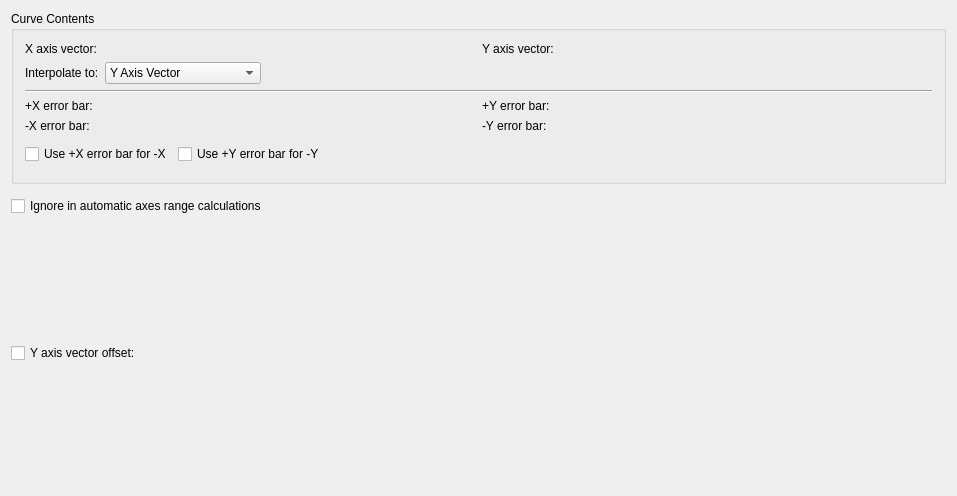
<?xml version="1.0" encoding="UTF-8"?>
<ui version="4.0">
 <exportmacro>KST_EXPORT</exportmacro>
 <class>CurveDialogWidget</class>
 <widget class="QWidget" name="CurveDialogWidget">
  <property name="geometry">
   <rect>
    <x>0</x>
    <y>0</y>
    <width>957</width>
    <height>496</height>
   </rect>
  </property>
  <layout class="QGridLayout">
   <item row="1" column="0">
    <widget class="CurveAppearanceWidget" name="_curveAppearance" native="true"/>
   </item>
   <item row="1" column="1">
    <widget class="CurvePlacementWidget" name="_curvePlacement" native="true">
     <property name="sizePolicy">
      <sizepolicy hsizetype="Preferred" vsizetype="Fixed">
       <horstretch>0</horstretch>
       <verstretch>0</verstretch>
      </sizepolicy>
     </property>
    </widget>
   </item>
   <item row="0" column="0" colspan="2">
    <widget class="QGroupBox" name="GroupBox9_4">
     <property name="sizePolicy">
      <sizepolicy hsizetype="Preferred" vsizetype="Fixed">
       <horstretch>0</horstretch>
       <verstretch>0</verstretch>
      </sizepolicy>
     </property>
     <property name="title">
      <string>Curve Contents</string>
     </property>
     <layout class="QGridLayout">
      <property name="margin">
       <number>11</number>
      </property>
      <property name="spacing">
       <number>6</number>
      </property>
      <item row="0" column="0">
       <widget class="QLabel" name="TextLabel1_6_3">
        <property name="sizePolicy">
         <sizepolicy hsizetype="Fixed" vsizetype="Fixed">
          <horstretch>0</horstretch>
          <verstretch>0</verstretch>
         </sizepolicy>
        </property>
        <property name="text">
         <string>X axis vector:</string>
        </property>
        <property name="wordWrap">
         <bool>false</bool>
        </property>
       </widget>
      </item>
      <item row="0" column="2">
       <widget class="QLabel" name="TextLabel1_6_2_5">
        <property name="sizePolicy">
         <sizepolicy hsizetype="Fixed" vsizetype="Fixed">
          <horstretch>0</horstretch>
          <verstretch>0</verstretch>
         </sizepolicy>
        </property>
        <property name="text">
         <string>Y axis vector:</string>
        </property>
        <property name="wordWrap">
         <bool>false</bool>
        </property>
       </widget>
      </item>
      <item row="0" column="3">
       <widget class="VectorSelector" name="_yVector" native="true">
        <property name="sizePolicy">
         <sizepolicy hsizetype="Expanding" vsizetype="Preferred">
          <horstretch>0</horstretch>
          <verstretch>0</verstretch>
         </sizepolicy>
        </property>
       </widget>
      </item>
      <item row="3" column="2">
       <widget class="QLabel" name="textLabel1">
        <property name="text">
         <string>+Y error bar:</string>
        </property>
        <property name="wordWrap">
         <bool>false</bool>
        </property>
       </widget>
      </item>
      <item row="3" column="3">
       <widget class="VectorSelector" name="_yError" native="true">
        <property name="sizePolicy">
         <sizepolicy hsizetype="Expanding" vsizetype="Preferred">
          <horstretch>0</horstretch>
          <verstretch>0</verstretch>
         </sizepolicy>
        </property>
       </widget>
      </item>
      <item row="4" column="1">
       <widget class="VectorSelector" name="_xMinusError" native="true">
        <property name="sizePolicy">
         <sizepolicy hsizetype="Expanding" vsizetype="Preferred">
          <horstretch>0</horstretch>
          <verstretch>0</verstretch>
         </sizepolicy>
        </property>
       </widget>
      </item>
      <item row="3" column="1">
       <widget class="VectorSelector" name="_xError" native="true">
        <property name="sizePolicy">
         <sizepolicy hsizetype="Expanding" vsizetype="Preferred">
          <horstretch>0</horstretch>
          <verstretch>0</verstretch>
         </sizepolicy>
        </property>
       </widget>
      </item>
      <item row="4" column="2">
       <widget class="QLabel" name="textLabelYMinus">
        <property name="text">
         <string>-Y error bar:</string>
        </property>
        <property name="wordWrap">
         <bool>false</bool>
        </property>
       </widget>
      </item>
      <item row="3" column="0">
       <widget class="QLabel" name="TextLabel1_6_2_2_2">
        <property name="sizePolicy">
         <sizepolicy hsizetype="Fixed" vsizetype="Preferred">
          <horstretch>0</horstretch>
          <verstretch>0</verstretch>
         </sizepolicy>
        </property>
        <property name="text">
         <string>+X error bar:</string>
        </property>
        <property name="wordWrap">
         <bool>false</bool>
        </property>
        <property name="buddy">
         <cstring></cstring>
        </property>
       </widget>
      </item>
      <item row="4" column="0">
       <widget class="QLabel" name="textLabelXMinus">
        <property name="sizePolicy">
         <sizepolicy hsizetype="Fixed" vsizetype="Preferred">
          <horstretch>0</horstretch>
          <verstretch>0</verstretch>
         </sizepolicy>
        </property>
        <property name="text">
         <string>-X error bar:</string>
        </property>
        <property name="wordWrap">
         <bool>false</bool>
        </property>
        <property name="buddy">
         <cstring></cstring>
        </property>
       </widget>
      </item>
      <item row="4" column="3">
       <widget class="VectorSelector" name="_yMinusError" native="true">
        <property name="sizePolicy">
         <sizepolicy hsizetype="Expanding" vsizetype="Preferred">
          <horstretch>0</horstretch>
          <verstretch>0</verstretch>
         </sizepolicy>
        </property>
       </widget>
      </item>
      <item row="2" column="0" colspan="4">
       <widget class="Line" name="line1_3">
        <property name="frameShape">
         <enum>QFrame::HLine</enum>
        </property>
        <property name="frameShadow">
         <enum>QFrame::Sunken</enum>
        </property>
       </widget>
      </item>
      <item row="5" column="0" colspan="4">
       <layout class="QHBoxLayout">
        <item>
         <widget class="QCheckBox" name="_checkBoxXMinusSameAsPlus">
          <property name="text">
           <string>Use +X error bar for -X</string>
          </property>
         </widget>
        </item>
        <item>
         <widget class="QCheckBox" name="_checkBoxYMinusSameAsPlus">
          <property name="text">
           <string>Use +Y error bar for -Y</string>
          </property>
         </widget>
        </item>
        <item>
         <spacer name="spacer33">
          <property name="orientation">
           <enum>Qt::Horizontal</enum>
          </property>
          <property name="sizeType">
           <enum>QSizePolicy::Expanding</enum>
          </property>
          <property name="sizeHint" stdset="0">
           <size>
            <width>71</width>
            <height>31</height>
           </size>
          </property>
         </spacer>
        </item>
       </layout>
      </item>
      <item row="0" column="1">
       <widget class="VectorSelector" name="_xVector" native="true">
        <property name="sizePolicy">
         <sizepolicy hsizetype="Expanding" vsizetype="Preferred">
          <horstretch>0</horstretch>
          <verstretch>0</verstretch>
         </sizepolicy>
        </property>
       </widget>
      </item>
      <item row="1" column="0" colspan="4">
       <layout class="QHBoxLayout">
        <item>
         <widget class="QLabel" name="textLabel1_2">
          <property name="text">
           <string>Interpolate to:</string>
          </property>
          <property name="wordWrap">
           <bool>false</bool>
          </property>
         </widget>
        </item>
        <item>
         <widget class="QComboBox" name="_interp">
          <property name="whatsThis">
           <string>Kst assumes that the first and last samples of the X &amp; Y axis vectors 
are pairs.  Consequently, if the X &amp; Y axis vectors have different numbers
of points, interpolation of one or the other will be required.  This combo-box set the policy for which vector will be used to set the resolution of the curve.</string>
          </property>
          <item>
           <property name="text">
            <string>Y Axis Vector</string>
           </property>
          </item>
          <item>
           <property name="text">
            <string>X Axis Vector</string>
           </property>
          </item>
          <item>
           <property name="text">
            <string>High Resolution Vector</string>
           </property>
          </item>
          <item>
           <property name="text">
            <string>Low Resolution Vector</string>
           </property>
          </item>
         </widget>
        </item>
        <item>
         <spacer name="spacer3">
          <property name="orientation">
           <enum>Qt::Horizontal</enum>
          </property>
          <property name="sizeType">
           <enum>QSizePolicy::Expanding</enum>
          </property>
          <property name="sizeHint" stdset="0">
           <size>
            <width>111</width>
            <height>20</height>
           </size>
          </property>
         </spacer>
        </item>
       </layout>
      </item>
     </layout>
    </widget>
   </item>
   <item row="2" column="0" colspan="2">
    <widget class="QCheckBox" name="_checkBoxIgnoreAutoscale">
     <property name="text">
      <string>Ignore in automatic axes range calculations</string>
     </property>
    </widget>
   </item>
   <item row="3" column="0">
    <layout class="QHBoxLayout">
     <item>
      <widget class="QCheckBox" name="_checkBoxYVectorOffset">
       <property name="text">
        <string>Y axis vector offset:</string>
       </property>
      </widget>
     </item>
     <item>
      <widget class="ScalarSelector" name="_scalarSelectorYVectorOffset" native="true"/>
     </item>
    </layout>
   </item>
  </layout>
 </widget>
 <layoutdefault spacing="6" margin="11"/>
 <pixmapfunction>qPixmapFromMimeSource</pixmapfunction>
 <customwidgets>
  <customwidget>
   <class>CurveAppearanceWidget</class>
   <extends>QWidget</extends>
   <header>curveappearancewidget.h</header>
  </customwidget>
  <customwidget>
   <class>CurvePlacementWidget</class>
   <extends>QWidget</extends>
   <header>curveplacementwidget.h</header>
  </customwidget>
  <customwidget>
   <class>VectorSelector</class>
   <extends>QWidget</extends>
   <header>vectorselector.h</header>
  </customwidget>
  <customwidget>
   <class>ScalarSelector</class>
   <extends>QWidget</extends>
   <header>scalarselector.h</header>
  </customwidget>
 </customwidgets>
 <tabstops>
  <tabstop>_xVector</tabstop>
  <tabstop>_yVector</tabstop>
  <tabstop>_xError</tabstop>
  <tabstop>_yError</tabstop>
  <tabstop>_xMinusError</tabstop>
  <tabstop>_yMinusError</tabstop>
  <tabstop>_checkBoxXMinusSameAsPlus</tabstop>
  <tabstop>_checkBoxYMinusSameAsPlus</tabstop>
  <tabstop>_curveAppearance</tabstop>
  <tabstop>_curvePlacement</tabstop>
  <tabstop>_checkBoxIgnoreAutoscale</tabstop>
  <tabstop>_curveAppearance</tabstop>
  <tabstop>_curvePlacement</tabstop>
 </tabstops>
 <includes>
  <include location="global">kst_export.h</include>
  <include location="local">curveappearancewidget.h</include>
  <include location="local">curveplacementwidget.h</include>
  <include location="local">vectorselector.h</include>
  <include location="local">kstcombobox.h</include>
  <include location="local">qcombobox.h</include>
  <include location="local">scalarselector.h</include>
 </includes>
 <resources/>
 <connections/>
</ui>
